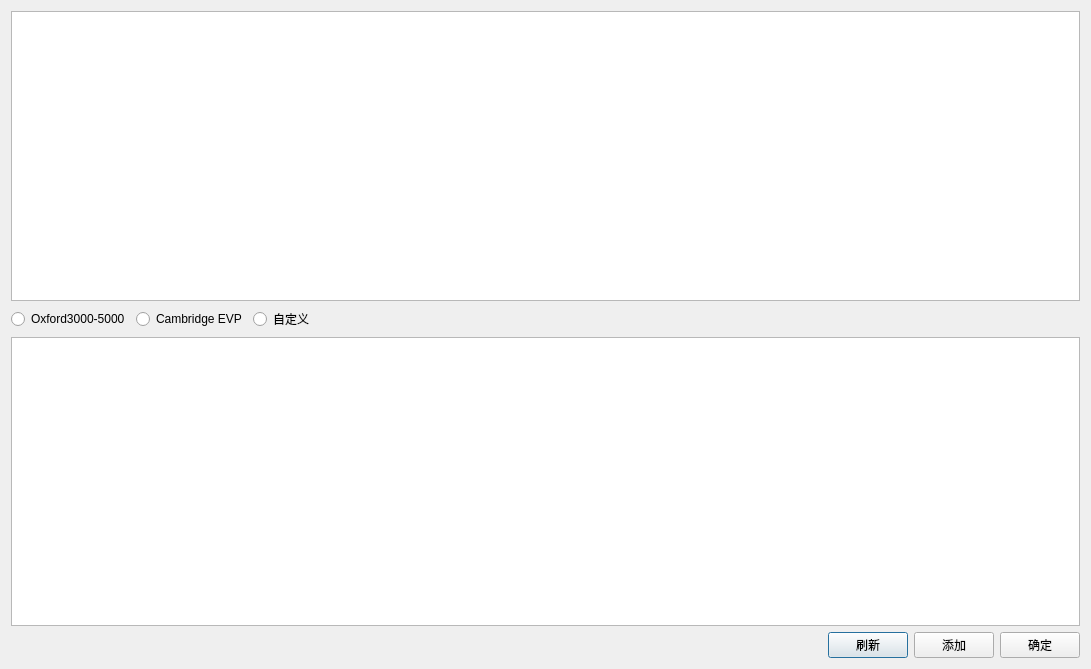
<?xml version="1.0" encoding="UTF-8"?>
<ui version="4.0">
 <class>ConfigDialog</class>
 <widget class="QDialog" name="ConfigDialog">
  <property name="geometry">
   <rect>
    <x>0</x>
    <y>0</y>
    <width>1091</width>
    <height>669</height>
   </rect>
  </property>
  <property name="windowTitle">
   <string>配置</string>
  </property>
  <layout class="QGridLayout" name="gridLayout">
   <item row="0" column="0">
    <layout class="QVBoxLayout" name="verticalLayout">
     <item>
      <widget class="QChartView" name="graphicsView"/>
     </item>
     <item>
      <layout class="QHBoxLayout" name="horizontalLayout_2">
       <item>
        <widget class="QRadioButton" name="radioButton_1">
         <property name="text">
          <string>Oxford3000-5000</string>
         </property>
        </widget>
       </item>
       <item>
        <widget class="QRadioButton" name="radioButton_2">
         <property name="text">
          <string>Cambridge EVP</string>
         </property>
        </widget>
       </item>
       <item>
        <widget class="QRadioButton" name="radioButton_3">
         <property name="text">
          <string>自定义</string>
         </property>
        </widget>
       </item>
       <item>
        <spacer name="horizontalSpacer_2">
         <property name="orientation">
          <enum>Qt::Horizontal</enum>
         </property>
         <property name="sizeHint" stdset="0">
          <size>
           <width>40</width>
           <height>20</height>
          </size>
         </property>
        </spacer>
       </item>
      </layout>
     </item>
     <item>
      <widget class="QTableWidget" name="tableWidget"/>
     </item>
     <item>
      <layout class="QHBoxLayout" name="horizontalLayout">
       <item>
        <spacer name="horizontalSpacer">
         <property name="orientation">
          <enum>Qt::Horizontal</enum>
         </property>
         <property name="sizeHint" stdset="0">
          <size>
           <width>40</width>
           <height>20</height>
          </size>
         </property>
        </spacer>
       </item>
       <item>
        <widget class="QPushButton" name="pushButtonReload">
         <property name="text">
          <string>刷新</string>
         </property>
        </widget>
       </item>
       <item>
        <widget class="QPushButton" name="pushButtonAdd">
         <property name="text">
          <string>添加</string>
         </property>
        </widget>
       </item>
       <item>
        <widget class="QPushButton" name="pushButtonConfirm">
         <property name="text">
          <string>确定</string>
         </property>
        </widget>
       </item>
      </layout>
     </item>
    </layout>
   </item>
  </layout>
 </widget>
 <customwidgets>
  <customwidget>
   <class>QChartView</class>
   <extends>QGraphicsView</extends>
   <header location="global">qchartview.h</header>
  </customwidget>
 </customwidgets>
 <resources/>
 <connections/>
</ui>
